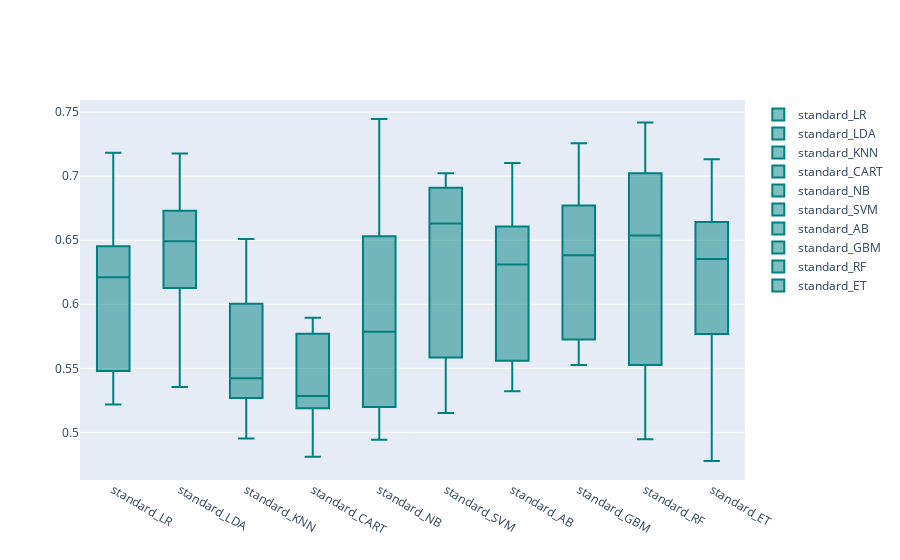

This figure's notebook cell:
### Code cell
models = GetScaledModel('standard')
names,results = BasedLine2(X_train, y_train, models)
PlotBoxR().PlotResult(names, results)

### Figure 1 — Plotly figure (JSON) as saved in the notebook; plotly's stock layout.template omitted (floating-point values rounded to 4 significant figures)
{"data": [{"marker": {"color": "rgb(0, 128, 128)"}, "name": "standard_LR", "y": [0.5217, 0.7182, 0.5848, 0.5479, 0.619, 0.6453, 0.6381, 0.5242, 0.6231, 0.6608], "type": "box"}, {"marker": {"color": "rgb(0, 128, 128)"}, "name": "standard_LDA", "y": [0.6127, 0.7177, 0.6238, 0.5354, 0.6731, 0.6677, 0.6643, 0.5659, 0.6342, 0.6913], "type": "box"}, {"marker": {"color": "rgb(0, 128, 128)"}, "name": "standard_KNN", "y": [0.4951, 0.5447, 0.4968, 0.5267, 0.5591, 0.6509, 0.6004, 0.5398, 0.5295, 0.6195], "type": "box"}, {"marker": {"color": "rgb(0, 128, 128)"}, "name": "standard_CART", "y": [0.5247, 0.5896, 0.5188, 0.5214, 0.516, 0.577, 0.5551, 0.481, 0.532, 0.5855], "type": "box"}, {"marker": {"color": "rgb(0, 128, 128)"}, "name": "standard_NB", "y": [0.5199, 0.6859, 0.5782, 0.4943, 0.5524, 0.7446, 0.5788, 0.5008, 0.6531, 0.5961], "type": "box"}, {"marker": {"color": "rgb(0, 128, 128)"}, "name": "standard_SVM", "y": [0.5584, 0.6909, 0.6194, 0.5151, 0.7023, 0.6712, 0.6759, 0.5307, 0.6547, 0.693], "type": "box"}, {"marker": {"color": "rgb(0, 128, 128)"}, "name": "standard_AB", "y": [0.5559, 0.6975, 0.6454, 0.5638, 0.7103, 0.532, 0.6388, 0.5482, 0.6606, 0.6231], "type": "box"}, {"marker": {"color": "rgb(0, 128, 128)"}, "name": "standard_GBM", "y": [0.5525, 0.7256, 0.5559, 0.5844, 0.7186, 0.6557, 0.6771, 0.5726, 0.6405, 0.6359], "type": "box"}, {"marker": {"color": "rgb(0, 128, 128)"}, "name": "standard_RF", "y": [0.4946, 0.7022, 0.6391, 0.575, 0.7233, 0.7418, 0.6732, 0.5425, 0.5526, 0.6681], "type": "box"}, {"marker": {"color": "rgb(0, 128, 128)"}, "name": "standard_ET", "y": [0.4776, 0.7053, 0.6178, 0.5231, 0.6633, 0.6642, 0.7133, 0.6045, 0.5768, 0.6529], "type": "box"}], "layout": {}}
